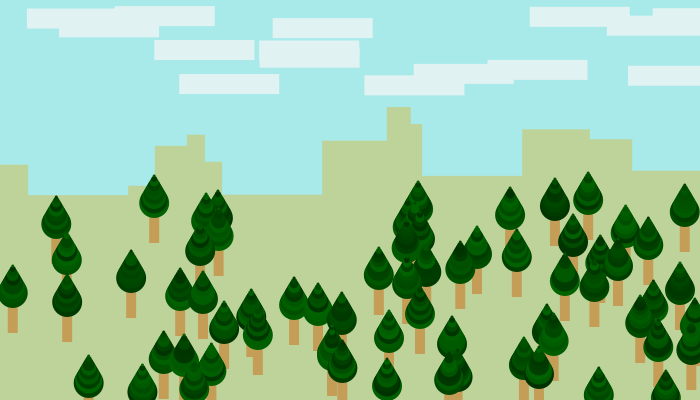
Frame 1 (no input)
Frame 60 (the mouse pressed at the canvas centre just before this capture): identical to frame 1, image omitted
Frame 120 (the mouse held since frame 60 and released just before this capture): identical to frame 1, image omitted

The Processing sketch that drew this single still picture (run headless with seeded random() and noise(); from frame 60 on, the mouse is pressed at the canvas centre):

// Processing sketch: s031_forest
// ── s031_forest.pde
void setup() {
  size(700, 400);
  background(#BED39A);
  noStroke();
  drawSky();
  drawForest();
}
void draw() {
  // empty is ok
}
void drawForest() {
  // draw a bunch of trees
  for(int y=height/2; y<height; y=y+3) {
    drawTree(random(width), y);
  }
}
// x and y are the base of the tree
void drawTree(float x, float y) {
  fill(#C49E57);
  rect(x, y, 10, 40);
  for(float ty=0; ty<30; ty=ty+3) {
    fill(0, random(50, 100), 0);
    ellipse(x + 5, y-ty, 30-ty, 30-ty);
  }
}
void drawSky() {
  fill(#A8EAE9);
  for(float x=0; x<width; x=x+random(10,80)) {
    rect(x, 0, 100, random(height*0.25, height*0.5));
  }
  fill(#E1F2F2);
  for(int i=0; i<15; i=i+1) {
    rect(random(width), random(height*0.25), 100, 20);
  }
}
